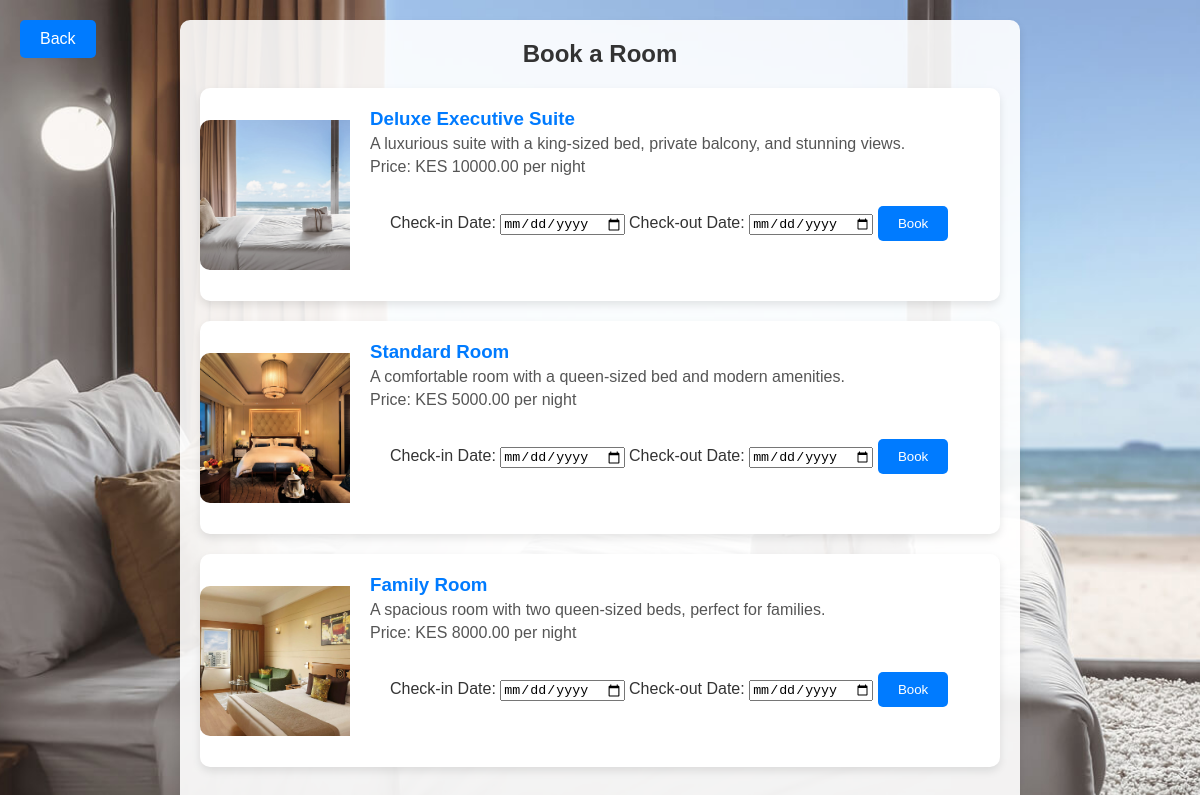
The page /guest/book_room.php (signed in) on the database its author committed.
### tables this page shows
CREATE TABLE `rooms` (
  `id` int(11) NOT NULL,
  `name` varchar(255) NOT NULL,
  `description` text NOT NULL,
  `price` decimal(10,2) NOT NULL,
  `image` varchar(255) NOT NULL
);

### guest/book_room.php (the view, shortened to what this page needs)
<?php
include('../db_connection.php');
$sql = "SELECT * FROM rooms";
$result = $conn->query($sql);
?>
<!DOCTYPE html>
<html lang="en">
<head>
    <link rel="stylesheet" href="../css/style.css">
</head>
<body>
    <a href="guest_home.php" class="back-button">Back</a>
    <div class="container">
        <h2>Book a Room</h2>
        <?php if ($result->num_rows > 0) { ?>
            <?php while ($row = $result->fetch_assoc()) { ?>
                <div class="room">
                    <img src="../img/<?php echo $row['image']; ?>" alt="Room <?php echo $row['id']; ?>">
                    <div>
                        <h3><?php echo $row['name']; ?></h3>
                        <p><?php echo $row['description']; ?></p>
                        <p>Price: KES <?php echo $row['price']; ?> per night</p>
                        <div class="buttons">
                            <form method="post" action="">
                                <label for="check_in_date">Check-in Date:</label>
                                <input type="date" name="check_in_date" required>
                                <label for="check_out_date">Check-out Date:</label>
                                <input type="date" name="check_out_date" required>
                                <button type="submit">Book</button>
                            </form>
                        </div>
                    </div>
                </div>
            <?php } ?>
        <?php } else { ?>
            <p>No rooms available at the moment.</p>
        <?php } ?>
    </div>
</body>
</html>

### css/style.css (style rules this page uses)
body { font-family: Arial, sans-serif; margin: 0; padding: 0; background-color: aliceblue; color: #333; }
h1, h2, h3, h4, h5, h6 { margin: 0; padding: 0; }
a { color: #007BFF; text-decoration: none; }
.buttons { margin-bottom: 20px; }

### guest/book_room.php (style rules this page uses)
body { font-family: Arial, sans-serif; background: url('../img/room1.jpg') no-repeat center center fixed; background-size: cover; margin: 0; padding: 0; display: flex; justify-content: center; align-items: center; flex-direction: column; min-height: 100vh; }
.container { background-color: rgba(255, 255, 255, 0.9); padding: 20px; border-radius: 10px; box-shadow: 0 4px 8px rgba(0, 0, 0, 0.1); max-width: 800px; width: 100%; margin: 20px; }
h2 { text-align: center; margin-bottom: 20px; color: #333; }
.room { display: flex; align-items: center; margin-bottom: 20px; background-color: #fff; border-radius: 10px; box-shadow: 0 4px 8px rgba(0, 0, 0, 0.1); overflow: hidden; }
.room img { width: 150px; height: 150px; object-fit: cover; border-radius: 10px 0 0 10px; }
.room div { padding: 20px; flex: 1; }
.room h3 { margin-top: 0; color: #007BFF; }
.room p { margin: 5px 0; color: #555; }
.buttons { margin-top: 10px; }
.buttons button { background-color: #007BFF; color: white; border: none; border-radius: 5px; padding: 10px 20px; cursor: pointer; transition: background-color 0.3s ease; }
.back-button { position: absolute; top: 20px; left: 20px; background-color: #007BFF; color: white; padding: 10px 20px; text-decoration: none; border-radius: 5px; transition: background-color 0.3s ease; }

### rows shown on the page
rooms: image (picture), name "Deluxe Executive Suite", description "A luxurious suite with a king-sized bed, private balcony, and stunning views.", price "10000.00"
rooms: image (picture), name "Standard Room", description "A comfortable room with a queen-sized bed and modern amenities.", price "5000.00"
rooms: image (picture), name "Family Room", description "A spacious room with two queen-sized beds, perfect for families.", price "8000.00"
